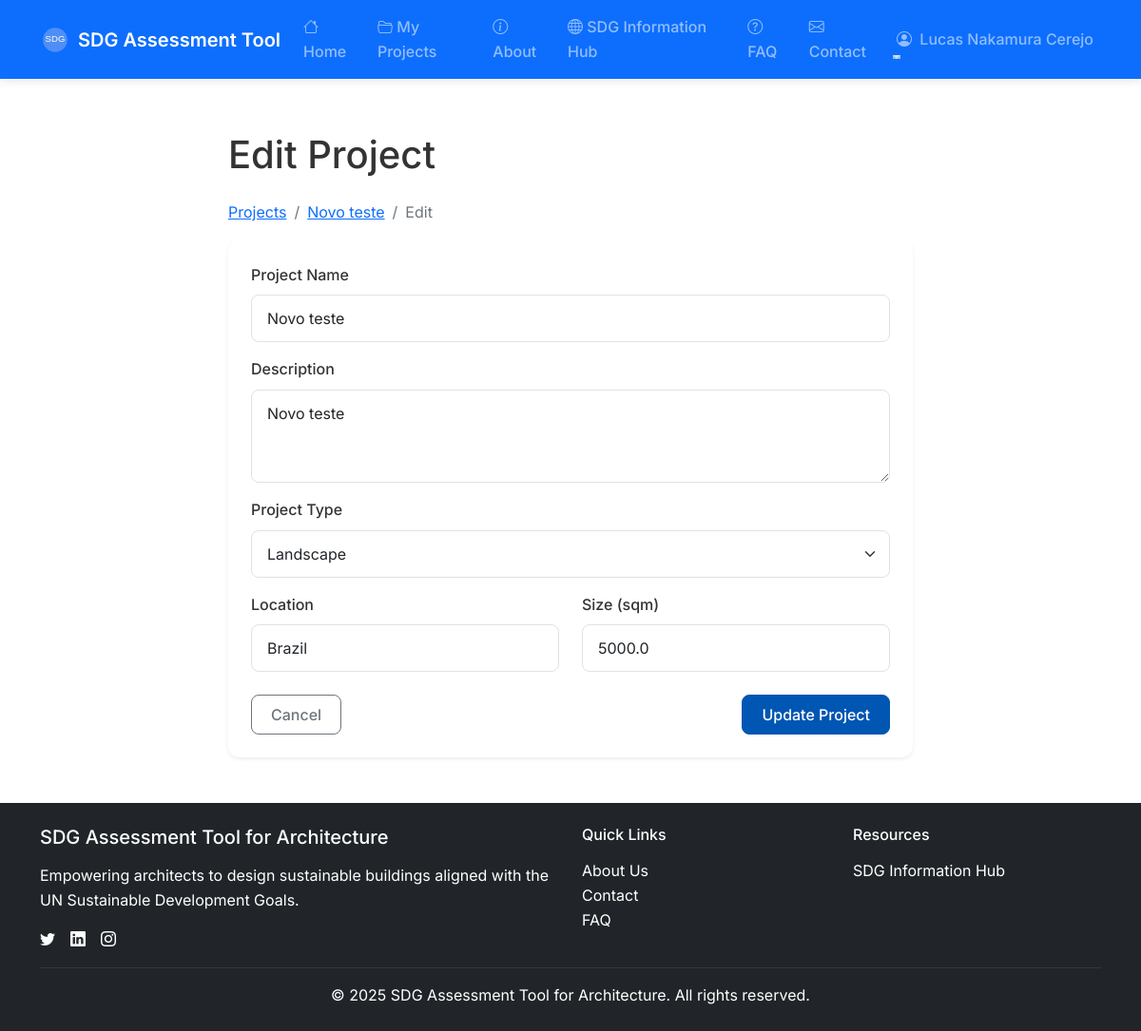
Page /projects/2/edit (signed in) on the committed database.
### app/models/user.py (models this page shows, shortened)
class User(db.Model, UserMixin):
    id = db.Column(db.Integer, primary_key=True)
    name = db.Column(db.String(128))
    email = db.Column(db.String(128), unique=True, nullable=False)
    is_admin = db.Column(db.Boolean, default=False)
    password_hash = db.Column(db.String(128))
    projects = db.relationship('Project', back_populates='user', cascade='all, delete-orphan')

### app/models/project.py (models this page shows, shortened)
class Project(db.Model):
    __tablename__ = 'projects'
    id = db.Column(db.Integer, primary_key=True)
    name = db.Column(db.String(255), nullable=False)
    description = db.Column(db.Text)
    project_type = db.Column(db.String(100))
    location = db.Column(db.String(255))
    size_sqm = db.Column(db.Float)
    user_id = db.Column(db.Integer, db.ForeignKey('user.id'), nullable=False)
    created_at = db.Column(db.DateTime, default=datetime.utcnow)
    updated_at = db.Column(db.DateTime, default=datetime.utcnow, onupdate=datetime.utcnow)
    user = db.relationship('User', back_populates='projects')
    assessments = db.relationship('Assessment', back_populates='project', cascade='all, delete-orphan')
    def delete(self):
        """Delete the project and all its assessments."""
        conn = get_db()
        conn.execute('DELETE FROM sdg_actions WHERE assessment_id IN (SELECT id FROM assessments WHERE project_id = ?)', (self.id,))
        conn.execute('DELETE FROM sdg_scores WHERE assessment_id IN (SELECT id FROM assessments WHERE project_id = ?)', (self.id,))
        conn.execute('DELETE FROM question_responses WHERE assessment_id IN (SELECT id FROM assessments WHERE project_id = ?)', (self.id,))
        conn.execute('DELETE FROM assessments WHERE project_id = ?', (self.id,))
        conn.execute('DELETE FROM projects WHERE id = ?', (self.id,))
        conn.commit()

### app/routes/projects.py (the view, shortened to what this page needs)
@projects_bp.route('/<int:id>/edit', methods=['GET', 'POST'])
@login_required
def edit(id):
    project = Project.query.filter_by(id=id, user_id=current_user.id).first()
    if not project:
        flash('Project not found or you don\'t have permission to edit it', 'danger')
        return redirect(url_for('projects.index'))
    return render_template('projects/edit.html', project=project)

### app/__init__.py (called while the page is built)
@login_manager.user_loader
def load_user(user_id):
    from app.models.user import User
    return User.query.get(int(user_id))

### app/templates/projects/edit.html (shortened to what this page needs)
{% extends "base.html" %}
{% block content %}
<div class="container mt-4">
    <div class="row">
        <div class="col-lg-8 offset-lg-2">
            <h1 class="mb-4">Edit Project</h1>
            <nav aria-label="breadcrumb">
                <ol class="breadcrumb">
                    <li class="breadcrumb-item"><a href="{{ url_for('projects.index') }}">Projects</a></li>
                    <li class="breadcrumb-item"><a href="{{ url_for('projects.show', id=project.id) }}">{{ project.name }}</a></li>
                    <li class="breadcrumb-item active" aria-current="page">Edit</li>
                </ol>
            </nav>
            <div class="card shadow-sm">
                <div class="card-body">
                    <form method="POST" action="{{ url_for('projects.edit', id=project.id) }}">
                        <div class="mb-3">
                            <label for="name" class="form-label">Project Name</label>
                            <input type="text" class="form-control" id="name" name="name" value="{{ project.name }}" required>
                        </div>
                        <div class="mb-3">
                            <label for="description" class="form-label">Description</label>
                            <textarea class="form-control" id="description" name="description" rows="3">{{ project.description }}</textarea>
                        </div>
                        <div class="mb-3">
                            <label for="project_type" class="form-label">Project Type</label>
                            <select class="form-select" id="project_type" name="project_type">
                                <option value="landscape" {% if project.project_type == 'landscape' %}selected{% endif %}>Landscape</option>
                            </select>
                        </div>
                        <div class="row mb-3">
                            <div class="col-md-6">
                                <label for="location" class="form-label">Location</label>
                                <input type="text" class="form-control" id="location" name="location" value="{{ project.location }}">
                            </div>
                            <div class="col-md-6">
                                <label for="size_sqm" class="form-label">Size (sqm)</label>
                                <input type="number" class="form-control" id="size_sqm" name="size_sqm" value="{{ project.size_sqm }}">
                            </div>
                        </div>
                        <div class="d-flex justify-content-between mt-4">
                            <a href="{{ url_for('projects.show', id=project.id) }}" class="btn btn-outline-secondary">Cancel</a>
                            <button type="submit" class="btn btn-primary">Update Project</button>
                        </div>
                    </form>
                </div>
            </div>
        </div>
    </div>
</div>
{% endblock %}

### app/templates/base.html (shortened to what this page needs)
<!DOCTYPE html>
<html lang="en">
<head>
    <link href="https://cdn.jsdelivr.net/npm/bootstrap@5.1.3/dist/css/bootstrap.min.css" rel="stylesheet">
    <link href="https://cdn.jsdelivr.net/npm/bootstrap-icons@1.10.5/font/bootstrap-icons.css" rel="stylesheet">
    <link rel="stylesheet" href="{{ url_for('static', filename='css/main.css') }}">
</head>
<body>
    <nav class="navbar navbar-expand-lg navbar-dark bg-primary">
        <div class="container">
            <a class="navbar-brand" href="{{ url_for('main.index') }}">
                <img src="{{ url_for('static', filename='img/logo.svg') }}" alt="Logo"
                     onerror="this.onerror=null; this.src='{{ url_for('static', filename='img/sdg-icons/E-WEB-Goal-11.png') }}'; this.width=30; this.height=30;">
                SDG Assessment Tool
            </a>
            <div class="collapse navbar-collapse" id="navbarNav">
                <ul class="navbar-nav me-auto">
                    <li class="nav-item">
                        <a class="nav-link {% if request.path == url_for('main.index') %}active{% endif %}" href="{{ url_for('main.index') }}">
    <i class="bi bi-house"></i> Home
</a>
                    </li>
                    {% if current_user.is_authenticated %}
                    <li class="nav-item">
                        <a class="nav-link {% if request.path == url_for('projects.index') %}active{% endif %}" href="{{ url_for('projects.index') }}">
    <i class="bi bi-folder2-open"></i> My Projects
</a>
                    </li>
                    {% endif %}
                    <li class="nav-item">
                        <a class="nav-link {% if request.path == url_for('main.about') %}active{% endif %}" href="{{ url_for('main.about') }}">
    <i class="bi bi-info-circle"></i> About
</a>
                    </li>
                    <li class="nav-item">
                        <a class="nav-link {% if request.path == '/sdg-information-hub' %}active{% endif %}" href="/sdg-information-hub">
                            <i class="bi bi-globe"></i> SDG Information Hub
                        </a>
                    </li>
                    <li class="nav-item">
                        <a class="nav-link {% if request.path == '/faq' %}active{% endif %}" href="/faq">
                            <i class="bi bi-question-circle"></i> FAQ
                        </a>
                    </li>
                    <li class="nav-item">
                        <a class="nav-link {% if request.path == '/contact' %}active{% endif %}" href="/contact">
                            <i class="bi bi-envelope"></i> Contact
                        </a>
                    </li>
                </ul>
                <ul class="navbar-nav ms-auto">
                    {% if current_user.is_authenticated %}
                    <li class="nav-item dropdown">
                        <a class="nav-link dropdown-toggle" href="#" id="userDropdown" role="button" data-bs-toggle="dropdown" aria-expanded="false">
                            <i class="bi bi-person-circle me-1"></i> {{ current_user.name or 'User' }}
                        </a>
                    </li>
                    {% endif %}
                </ul>
            </div>
        </div>
    </nav>
    <div class="container content-container page-transition">
        {% block content %}{% endblock %}
    </div>
    <footer class="py-4 bg-dark text-white">
        <div class="container">
            <div class="row">
                <div class="col-md-6">
                    <h5 class="mb-3">SDG Assessment Tool for Architecture</h5>
                    <p class="mb-3">Empowering architects to design sustainable buildings aligned with the UN Sustainable Development Goals.</p>
                    <div class="d-flex gap-3">
                        <a href="#" class="text-white" aria-label="Twitter"><i class="bi bi-twitter"></i></a>
                        <a href="#" class="text-white" aria-label="LinkedIn"><i class="bi bi-linkedin"></i></a>
                        <a href="#" class="text-white" aria-label="Instagram"><i class="bi bi-instagram"></i></a>
                    </div>
                </div>
                <div class="col-md-3">
                    <h6 class="mb-3">Quick Links</h6>
                    <ul class="list-unstyled">
                        <li><a href="{{ url_for('main.about') }}" class="text-white text-decoration-none">About Us</a></li>
                        <li><a href="/contact" class="text-white text-decoration-none">Contact</a></li>
                        <li><a href="/faq" class="text-white text-decoration-none">FAQ</a></li>
                    </ul>
                </div>
                <div class="col-md-3">
                    <h6 class="mb-3">Resources</h6>
                    <ul class="list-unstyled">
                        <li><a href="/sdg-information-hub" class="text-white text-decoration-none">SDG Information Hub</a></li>
                    </ul>
                </div>
            </div>
            <hr class="my-3 bg-secondary">
            <div class="text-center">
                <p class="mb-0">&copy; {{ now.year }} SDG Assessment Tool for Architecture. All rights reserved.</p>
            </div>
        </div>
    </footer>
</body>
</html>

### app/static/css/main.css (style rules this page uses)
body { min-height: 100vh; display: flex; flex-direction: column; }
footer { margin-top: auto; }

### app/templates/base.html (style rules this page uses)
:root { --primary-color: #0056b3; --secondary-color: #28a745; --accent-color: #f8c537; --light-gray: #f8f9fa; --medium-gray: #e9ecef; --dark-gray: #495057; --card-shadow: 0 4px 12px rgba(0,0,0,0.05); --transition-speed: 0.3s; }
body { font-family: 'Inter', -apple-system, BlinkMacSystemFont, "Segoe UI", Roboto, sans-serif; display: flex; flex-direction: column; min-height: 100vh; color: #333; line-height: 1.6; }
.navbar { box-shadow: 0 2px 10px rgba(0,0,0,0.1); transition: all var(--transition-speed) ease; }
.navbar-brand { font-weight: 600; display: flex; align-items: center; gap: 8px; }
.navbar-brand img { width: 32px; height: 32px; }
.nav-link { position: relative; transition: all var(--transition-speed) ease; font-weight: 500; }
.nav-link:after { content: ''; position: absolute; width: 0; height: 2px; bottom: 0; left: 0; background-color: currentColor; transition: width var(--transition-speed) ease; }
.btn { padding: 0.5rem 1.25rem; border-radius: 0.5rem; transition: all var(--transition-speed) ease; font-weight: 500; }
.btn-primary { background-color: var(--primary-color); border-color: var(--primary-color); }
.card { border: none; border-radius: 0.75rem; box-shadow: var(--card-shadow); transition: all var(--transition-speed) ease; overflow: hidden; }
.card-body { padding: 1.5rem; }
.form-control, .form-select { padding: 0.75rem 1rem; border: 1px solid #dee2e6; border-radius: 0.5rem; transition: all var(--transition-speed) ease; }
.form-label { font-weight: 500; margin-bottom: 0.5rem; }
footer { background-color: #343a40; color: #fff; margin-top: auto; padding: 2rem 0; }
.content-container { padding-top: 2rem; padding-bottom: 3rem; }
.page-transition { animation: fadeIn 0.5s ease-in-out; }

### rows in the picture
User: name "Lucas Nakamura Cerejo"
Project: name "Novo teste", description "Novo teste", project_type "Landscape", location "Brazil", size_sqm "5000.0"
